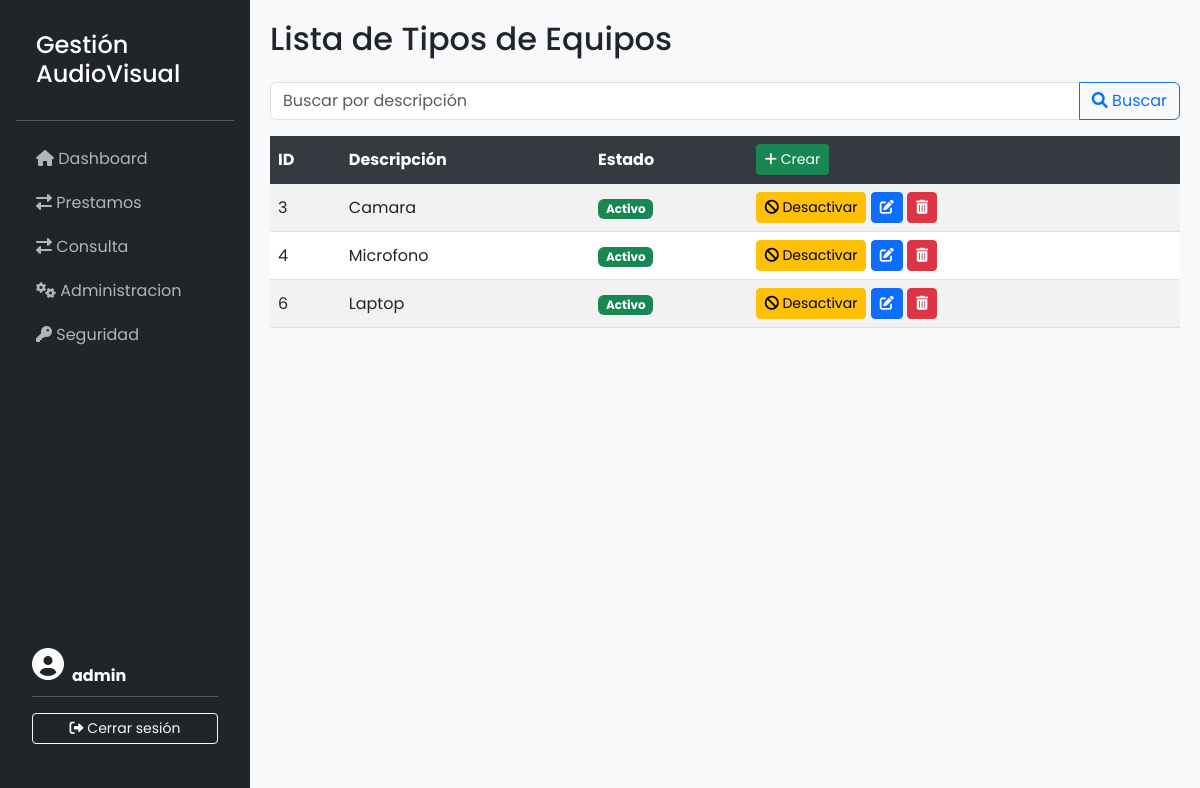
The app's page /tipos/ (signed in) with its own data.
### GestionAudiovisualApp/models.py (models this page shows, shortened)
class TipoEquipo(models.Model):
    descripcion = models.CharField(max_length=100)
    estado      = models.BooleanField(default=True)

### GestionAudiovisualApp/views.py (the view)
# urls.py: path('tipos/', TipoEquipoListView.as_view(), name='tipoequipo-list'),
@method_decorator(user_passes_test(is_admin), name='dispatch')
class TipoEquipoListView(ListView):
    model = TipoEquipo
    template_name = 'tipos-equipos/tipoequipo_list.html'
    context_object_name = 'tipos'  # Cambiar el nombre en el contexto
    paginate_by = 10  # Si quieres paginación, puedes agregar esto
    def get_queryset(self):
        queryset = TipoEquipo.objects.all()
        query = self.request.GET.get('q')  # Obtener el término de búsqueda
        if query:
            queryset = queryset.filter(
                Q(descripcion__icontains=query)  # Buscar por descripción
            )
        return queryset

### GestionAudiovisualApp/views.py (called while the page is built)
def is_admin(user):
    return user.is_staff

### GestionAudiovisualApp/templates/tipos-equipos/tipoequipo_list.html (shortened to what this page needs)
{% extends 'base.html' %}
{% block content %}
    <h2 class="mb-4">Lista de Tipos de Equipos</h2>
        <form method="GET" class="mb-3">
            <div class="input-group">
                <input type="text" name="q" class="form-control" placeholder="Buscar por descripción" value="{{ request.GET.q }}">
                <button class="btn btn-outline-primary" type="submit">
                    <i class="fas fa-search"></i> Buscar
                </button>
            </div>
        </form>
    <table class="table table-striped table-hover">
        <thead class="table-dark">
            <tr>
                <th>ID</th>
                <th>Descripción</th>
                <th>Estado</th>
                <th>
                    <a href="{% url 'tipoequipo-create' %}" class="btn btn-sm btn-create">
                        <i class="fas fa-plus"></i> Crear
                    </a>
                </th>
            </tr>
        </thead>
        <tbody>
            {% for tipo in object_list %}
                <tr>
                    <td>{{ tipo.pk }}</td>
                    <td>{{ tipo.descripcion }}</td>
                    <td>
                        {% if tipo.estado %}
                            <span class="badge bg-success">Activo</span>
                        {% else %}
                            <span class="badge bg-danger">Inactivo</span>
                        {% endif %}
                    </td>
                    <td>
                        <form method="post" action="{% url 'tipoequipo-toggle-estado' tipo.pk %}" style="display:inline;">
                            {% if tipo.estado %}
                                <button type="submit" class="btn btn-warning btn-sm">
                                    <i class="fas fa-ban"></i> Desactivar
                                </button>
                            {% else %}
                                <button type="submit" class="btn btn-success btn-sm">
                                    <i class="fas fa-check"></i> Activar
                                </button>
                            {% endif %}
                        </form>
                        <a href="{% url 'tipoequipo-update' tipo.pk %}" class="btn btn-sm btn-primary"><i class="fas fa-edit"></i></a>
                        <a href="{% url 'tipoequipo-delete' tipo.pk %}" class="btn btn-sm btn-danger"><i class="fas fa-trash-alt"></i></a>
                    </td>
                </tr>
            {% empty %}
                <tr>
                    <td colspan="5" class="text-center">No hay tipos de equipo disponibles.</td>
                </tr>
            {% endfor %}
        </tbody>
    </table>
{% endblock %}

### GestionAudiovisualApp/templates/base.html (shortened to what this page needs)
<!DOCTYPE html>
<html lang="es">
<head>
    <link href="https://cdn.jsdelivr.net/npm/bootstrap@5.3.0-alpha1/dist/css/bootstrap.min.css" rel="stylesheet">
    <link href="https://cdnjs.cloudflare.com/ajax/libs/font-awesome/6.0.0-beta3/css/all.min.css" rel="stylesheet">
</head>
<body>
    <nav id="sidebar" class="d-flex flex-column flex-shrink-0 p-3 bg-dark">
        <h4>Gestión AudioVisual</h4>
        <hr>
        <ul class="nav nav-pills flex-column mb-auto">
            <li class="nav-item">
                <a href="{% url 'inicio' %}" class="nav-link {% if request.resolver_match.url_name == 'inicio' %}active{% endif %}">
                  <i class="fas fa-home"></i> Dashboard
                </a>
              </li>
        <li class="nav-item">
            <a href="{% url 'prestamo-list' %}" class="nav-link {% if request.resolver_match.url_name == 'prestamo-list' %}active{% endif %}">
                <i class="fas fa-exchange-alt"></i> Prestamos
            </a>
        </li>
        <li class="nav-item">
            <a href="{% url 'consulta-criterios' %}" class="nav-link {% if request.resolver_match.url_name == 'consulta-criterios' %}active{% endif %}">
                <i class="fas fa-exchange-alt"></i> Consulta
            </a>
        </li>
        {% if user.is_authenticated and user.is_staff %}
        <li class="nav-item">
            <a href="#" class="nav-link" data-bs-toggle="collapse" data-bs-target="#submenu-administracion" aria-expanded="false" aria-controls="submenu-administracion">
                <i class="fas fa-cogs"></i> Administracion
            </a>
        </li>
        <li class="nav-item">
            <a href="#" class="nav-link" data-bs-toggle="collapse" data-bs-target="#submenu-Seguridad" aria-expanded="false" aria-controls="submenu-seguridad">
                <i class="fas fa-key"></i> Seguridad
            </a>
        </li>
        {% endif %}
    </ul>
        {% if user.is_authenticated%}
        <div class="card bg-dark text-white border-0 mb-4 p-3 shadow-sm">
            <div class="d-flex align-items-center">
                <i class="fas fa-user-circle fa-2x me-2"></i>
                <div>
                    <small class="text-muted">Bienvenido</small><br>
                    <strong>{{ request.user.username }}</strong>
                </div>
            </div>
            <hr class="bg-secondary my-2">
            <a href="{% url 'logout' %}" class="btn btn-sm btn-outline-light mt-2 w-100">
                <i class="fas fa-sign-out-alt"></i> Cerrar sesión
            </a>
        </div>
        {%endif%}
    </nav>
    <div id="content">
        {% block content %}{% endblock %}
    </div>
</body>
</html>

### GestionAudiovisualApp/templates/base.html (style rules this page uses)
body { display: flex; min-height: 100vh; font-family: 'Poppins', sans-serif; background-color: #f8f9fa; }
#sidebar { min-width: 250px; max-width: 250px; background-color: #1c1e21; color: #fff; }
#sidebar .nav-link { color: #adb5bd; padding: 10px 20px; }
#sidebar h4 { padding: 15px 20px; margin: 0; font-weight: 500; color: #fff; }
#content { flex: 1; padding: 20px; }
.btn-create { background-color: #198754; color: white; }
.table th { background-color: #343a40; color: white; }
.table td, .table th { vertical-align: middle; }

### records on screen
TipoEquipo: pk "3", descripcion "Camara", estado "Activo"
TipoEquipo: pk "4", descripcion "Microfono", estado "Activo"
TipoEquipo: pk "6", descripcion "Laptop", estado "Activo"

### other values on screen
{{ request.user.username }} "admin"
